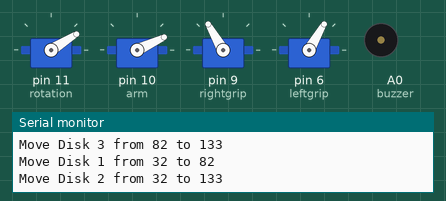
The sketch below on a simulated Arduino Uno, built with avr-gcc and run on an emulated ATmega328P. Shown: 4 × servo, buzzer (waves = sounding, pin HIGH), the last lines printed to the serial monitor.

Above: at 0.4 s.
At 3.4 s:
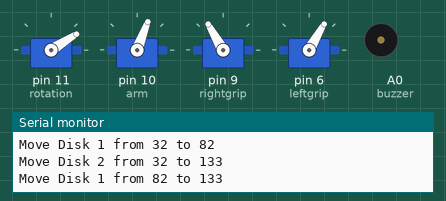
At 8.4 s:
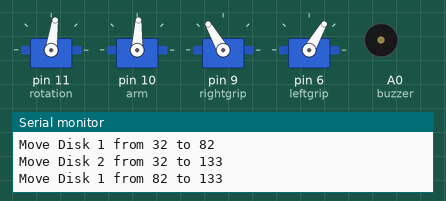
At 12.4 s:
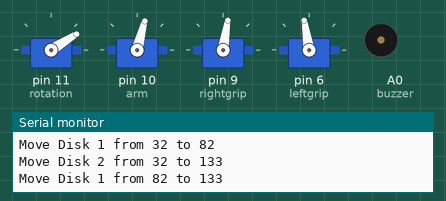
At 20.4 s:
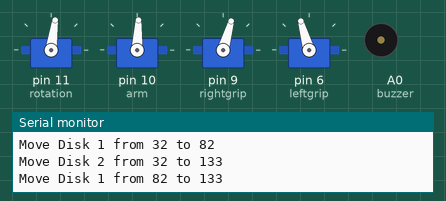
At 38.4 s:
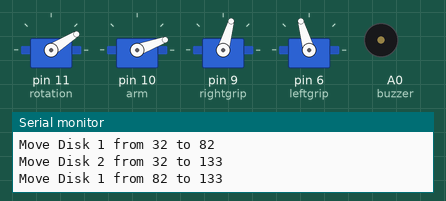
Timing chart, 0 to 40.0 s (numbered marks = the images above):
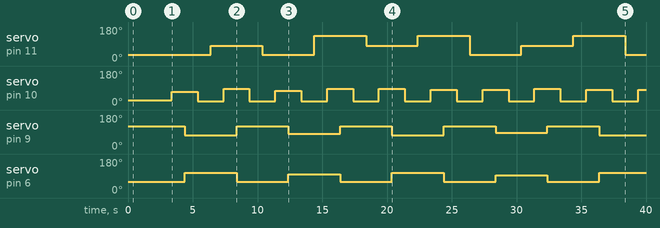

The sketch:

Tower_of_Hanoi.ino
```cpp
// Hardik Sharma
// number of moves for solving tower of hanoi with n disk = 2 power n -1


#include <Servo.h>
#include <Math.h>
#define buzzer A0

Servo rotation,arm,leftgrip,rightgrip;                               // create servo object to control a servo

const int diskwidth = 6;                                             // stroing the width of disk
int armangle = 0, rotangle = 0, gripangle = 60, armupangle = 20;     // variable to store the servo position
const int a = 32, b = 82, c = 133;                                   // the value of a b and c reffers to the rotation angle og the arm base
const int totaldisks = 4;
int currentdisk = 1;                                                 // gives the cuurent disk number
const int noofmoves = pow(2,totaldisks) - 1;
int readlength = 0;                                                  // counter variable to store the information of the move i the moves array
const int leaptime = 1000;                                           // delay between the two indivisual movements of the robotic arm
int pegalevel = 63, pegblevel = 87, pegclevel = 86;                  // storing the height of the pegs


struct move{
  int disk;
  int source;
  int destination;
  };

struct move moves[noofmoves];


void towerofhanoi(int n,int Sour, int Aux,int Des)
{
  if(n == 1)
  {
    Serial.print("Move Disk ");
    moves[readlength].disk = n;
    Serial.print(n);
    Serial.print(" from ");
    moves[readlength].source = Sour;
    Serial.print(moves[readlength].source);
    Serial.print(" to ");
    moves[readlength].destination = Des;
    Serial.print(moves[readlength].destination);
    Serial.println(" ");
    readlength += 1;
    return;
  }

  towerofhanoi(n-1,Sour,Des,Aux);
  Serial.print("Move Disk ");
  moves[readlength].disk = n;
  Serial.print(n);
  Serial.print(" from ");
  moves[readlength].source = Sour;
  Serial.print(moves[readlength].source);
  Serial.print(" to ");
  moves[readlength].destination = Des;
  Serial.print(moves[readlength].destination);
  Serial.println(" ");
  readlength += 1;
  towerofhanoi(n-1,Aux,Sour,Des);
}

void setup() {
  Serial.begin(9600);

  towerofhanoi(totaldisks,a,b,c); // calculating the moves to be performed
  pinMode(buzzer, OUTPUT);

  // attaches the servos to the servo objects
  rotation.attach(11);
  arm.attach(10);
  rightgrip.attach(9);
  leftgrip.attach(6);

  // sets the initial angle of the servos
  rotation.write(a);
  arm.write(25);
  leftgrip.write(gripangle);
  rightgrip.write(180-gripangle);

  delay(leaptime);
}


void sourcePeg(int source){    // To move to the source peg

  delay(leaptime);
  rotation.write(source);
  }


void destinationPeg(int destination){  // To move to the destination peg

  delay(leaptime);
  rotation.write(destination);
   }


void pickDisk(int source){         // To pick the disk from the peg

  delay(leaptime);
  switch(source){
    case a : pegalevel += diskwidth;
             arm.write(pegalevel);
             break;

    case b : pegblevel += diskwidth;
             arm.write(pegblevel);
             break;

    case c : pegclevel += diskwidth;
             arm.write(pegclevel);
             break;
     }

  closeGrip();
  delay(leaptime);
  arm.write(armupangle);
 }


void placeDisk(int destination){       // To place the disk in the peg
  delay(leaptime);
  switch(destination){
    case a : arm.write(pegalevel);
            pegalevel -= diskwidth;
            break;

    case b : arm.write(pegblevel);
            pegblevel -= diskwidth;
            break;

    case c : arm.write(pegclevel);
            pegclevel -= diskwidth;
            break;
     }

  openGrip();
  delay(leaptime);
  arm.write(armupangle);
 }


void openGrip(){           // To open the the gripper of the robotic arm
  gripangle = 60;
  delay(leaptime);
  leftgrip.write(gripangle);
  rightgrip.write(180-gripangle);
  }


void closeGrip(){          // To close the grip of the robotic arm
  switch(currentdisk){

    case 1: gripangle = 106;
    break;

    case 2: gripangle = 99;
    break;

    case 3: gripangle = 95;
    break;

    case 4: gripangle = 90;
    break;

    default: gripangle = 60;
    }

  delay(leaptime);
  leftgrip.write(gripangle);
  rightgrip.write(180-gripangle);
  }


void endMotion(){            // Ending the motion of the robotic arm
  digitalWrite(buzzer, HIGH);
  delay(100);
  digitalWrite(buzzer, LOW);
  delay(200);
  endMotion();
  }


void loop() {

  for( int i=0; i<15; i++){
    currentdisk = moves[i].disk;
    sourcePeg(moves[i].source);
    pickDisk(moves[i].source);
    destinationPeg(moves[i].destination);
    placeDisk(moves[i].destination);
   }

  digitalWrite(buzzer, HIGH);
  arm.write(25);
  rotation.write(a);

  delay(leaptime);
  digitalWrite(buzzer, LOW);
  endMotion();
}
```

Measured:
- by itself, servo on pin 11 (rotation): 32° → 82° at 6.4 s, → 32° 4.0 s later, → 133° 4.0 s later, → 82° 4.0 s later, … (9 changes in this stretch)
- by itself, servo on pin 10 (arm): ramps from 20° to 87° and jumps back, once every 4.0 s
- by itself, servo on pin 9 (rightgrip): 120° → 74° at 4.4 s, → 120° 4.0 s later, → 81° 4.0 s later, → 120° 4.0 s later, … (9 changes in this stretch)
- by itself, servo on pin 6 (leftgrip): 60° → 106° at 4.4 s, → 60° 4.0 s later, → 99° 4.0 s later, → 60° 4.0 s later, … (9 changes in this stretch)
